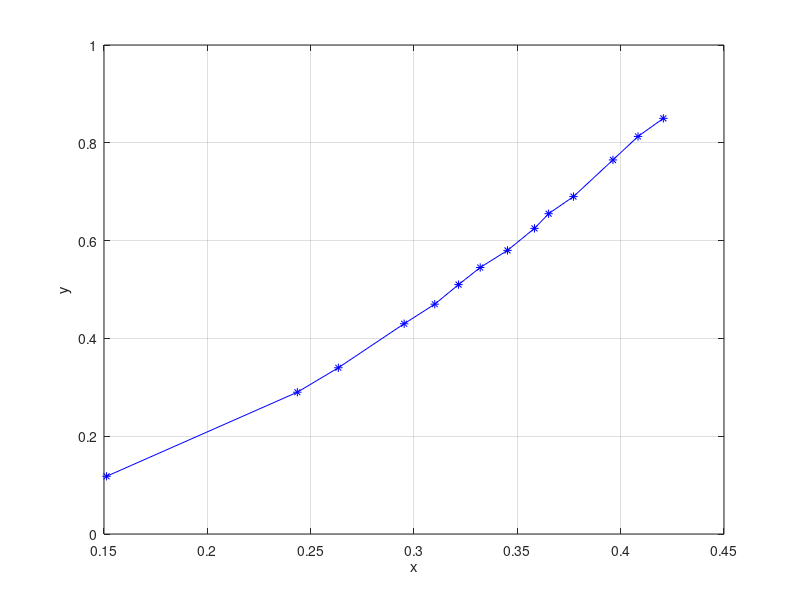
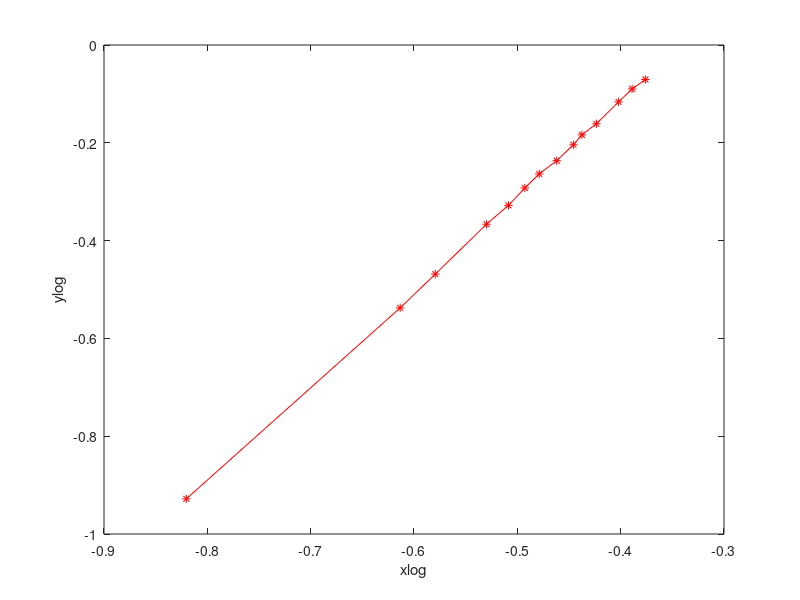

MATLAB code for these plots, in order: (Note: this script raises an error after producing the figures.)
clear all
clc
figure(1)
y = [0.85 0.813 0.765 0.69 0.655 0.625 0.58 0.545 0.51 0.47 0.43 0.34 0.29 0.118];

t1 = [0.4205 0.4217 0.4185 0.4220 0.4206];
t1_prom = mean(t1);

t2 = [0.4088 0.4081 0.4079 0.4077 0.4095];
t2_prom = mean(t2);

t3 = [0.3956 0.3963 0.3967 0.3968 0.3959];
t3_prom = mean(t3);

t4 = [0.3758 0.3750 0.3777 0.3799 0.3774];
t4_prom = mean(t4);

t5 = [0.3641 0.3649 0.3655 0.3650 0.3662];
t5_prom = mean(t5);

t6 = [0.3595 0.3563 0.3595 0.3578 0.3584];
t6_prom = mean(t6);

t7 = [0.3454 0.3451 0.3445 0.3465 0.3447];
t7_prom = mean(t7);

t8 = [0.3321 0.3332 0.3316 0.3320 0.3313];
t8_prom = mean(t8);

t9 = [0.3209 0.3210 0.3220 0.3221 0.3218];
t9_prom = mean(t9);

t10 = [0.3086 0.3112 0.3101 0.3101 0.3102];
t10_prom = mean(t10);

t11 = [0.2966 0.2943 0.2956 0.2950 0.2947];
t11_prom = mean(t11);

t12 = [0.2610 0.2646 0.2638 0.2640 0.2636];
t12_prom = mean(t12);

t13 = [0.2464 0.2418 0.2441 0.2427 0.2428];
t13_prom = mean(t13);

t14 = [0.1515 0.1529 0.1507 0.1492 0.1519];
t14_prom = mean(t14);

x = [t1_prom, t2_prom, t3_prom, t4_prom, t5_prom, t6_prom, t7_prom, t8_prom, t9_prom,...
      t10_prom, t11_prom, t12_prom, t13_prom, t14_prom];

plot(x,y,'b*-')
xlabel('x')
ylabel('y')
grid

figure(2)
xlog=log10(x);
ylog=log10(y);
plot(xlog,ylog,'r*-')
xlabel('xlog')
ylabel('ylog')

figure(3)
[a, r2] = linregr(xlog,ylog);
a0=a(2) 
a1=a(1)

figure(4)
y_rl=@(x1) a0+a1*x1
fplot(y_rl,[xlog(end), xlog(1)])
grid

figure(5)
alfa2=10^(a0); 
beta2=a1;
y_curva=@(x2) alfa2*x2.^beta2
fplot(y_curva,[1, 5],'r-')
hold on 

x = [t1_prom, t2_prom, t3_prom, t4_prom, t5_prom, t6_prom, t7_prom, t8_prom, t9_prom,...
      t10_prom, t11_prom, t12_prom, t13_prom, t14_prom];
y = [0.85 0.813 0.765 0.69 0.655 0.625 0.58 0.545 0.51 0.47 0.43 0.34 0.29 0.118];
plot(x,y,'b*')
plot(3.5,y_curva(3.5),'mo')
hold on
plot(2.5,y_curva(2.5),'mo')
plot(4.5,y_curva(4.5),'mo')
xlabel('x')
ylabel('y')
grid

%%%%GRAVEDAD%%%%
g=alfa2*2

